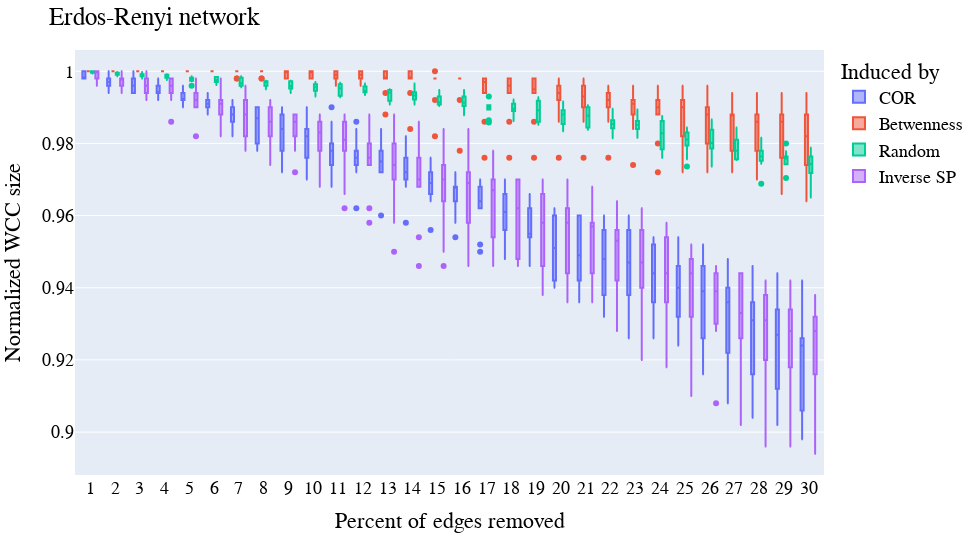

This figure's notebook cell:
### Code cell
dfs2 = pd.DataFrame()
types = ["COR", "Betwenness", "Random", "Inverse SP"]
_elist = []
_type = []
_percent = []
kk = 0
for i in percents:
    # _elist = []
    for dframes in [all_wccs_high.T, all_wccs_bet.T, all_wccs_cities.T, all_wccs_SP.T]:
        _elist = _elist + list(dframes[i])
        _percent += [i]*len(dframes)
        _type += [types[kk%4]]*len(dframes)
        kk+=1
dfs2['Value'] = _elist
dfs2["Percent"] = _percent
dfs2["Type"] = _type


fig = go.Figure()
for tipo in types:
    fig.add_trace(go.Box(x=dfs2['Percent'][dfs2['Type'] == tipo]*100,
                            y=dfs2['Value'][dfs2['Type'] == tipo],
                            name=tipo,
                            # box_visible=True,
                            # meanline_visible=True, spanmode='hard'
                            ))

fig.update_layout(
    # title="Plot Title",
    xaxis_title="Percent of edges removed",
    yaxis_title="Normalized WCC size",
    legend_title="Induced by",
    title = "Erdos-Renyi network",
    font=dict(
        family="Computer Modern Roman",
        size=18,
        color="Black"
    ),
    xaxis = dict(
        tickmode = 'array',
        tickvals = percents*100,
    ),
    # violinmode='group',
    boxmode = 'group',
    # violingap=0.001,
    width = 1960/2,
    height = 1080/2,
    margin=dict(l=20, r=20, t=50, b=20),
)

fig.show()
# fig.write_image("Results/WCCs.pdf")

### Figure 1 — Plotly figure (JSON) as saved in the notebook; plotly's stock layout.template omitted (floating-point values rounded to 4 significant figures; data arrays with more than 128 entries replaced by an {"elided": "..."} marker saying what was removed)
{"data": [{"name": "COR", "type": "box", "x": {"elided": "300 float values"}, "y": {"elided": "300 float values"}}, {"name": "Betwenness", "type": "box", "x": {"elided": "300 float values"}, "y": {"elided": "300 float values"}}, {"name": "Random", "type": "box", "x": {"elided": "300 float values"}, "y": {"elided": "300 float values"}}, {"name": "Inverse SP", "type": "box", "x": {"elided": "300 float values"}, "y": {"elided": "300 float values"}}], "layout": {"boxmode": "group", "font": {"color": "Black", "family": "Computer Modern Roman", "size": 18}, "height": 540, "legend": {"title": {"text": "Induced by"}}, "margin": {"b": 20, "l": 20, "r": 20, "t": 50}, "title": {"text": "Erdos-Renyi network"}, "width": 980, "xaxis": {"tickmode": "array", "tickvals": [1.0, 2.0, 3.0, 4.0, 5.0, 6.0, 7.0, 8.0, 9.0, 10.0, 11.0, 12.0, 13.0, 14.0, 15.0, 16.0, 17.0, 18.0, 19.0, 20.0, 21.0, 22.0, 23.0, 24.0, 25.0, 26.0, 27.0, 28.0, 29.0, 30.0], "title": {"text": "Percent of edges removed"}}, "yaxis": {"title": {"text": "Normalized WCC size"}}}}
